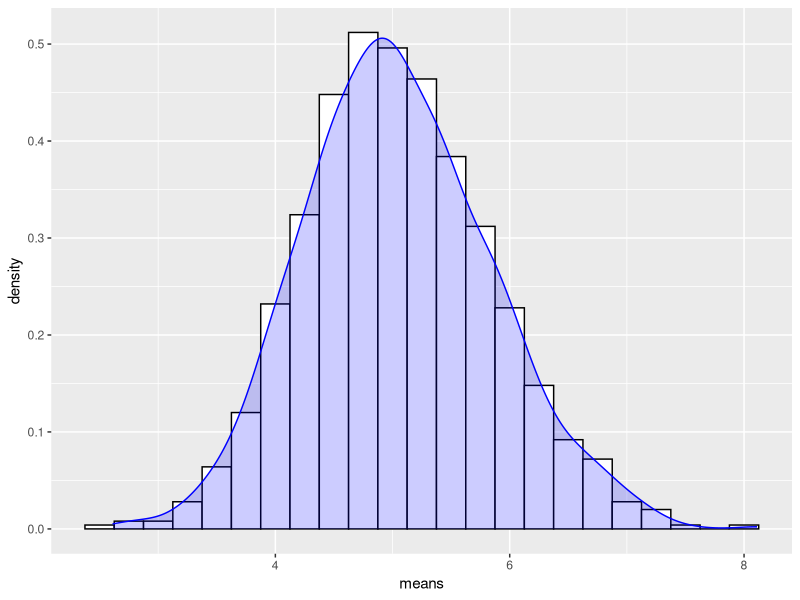
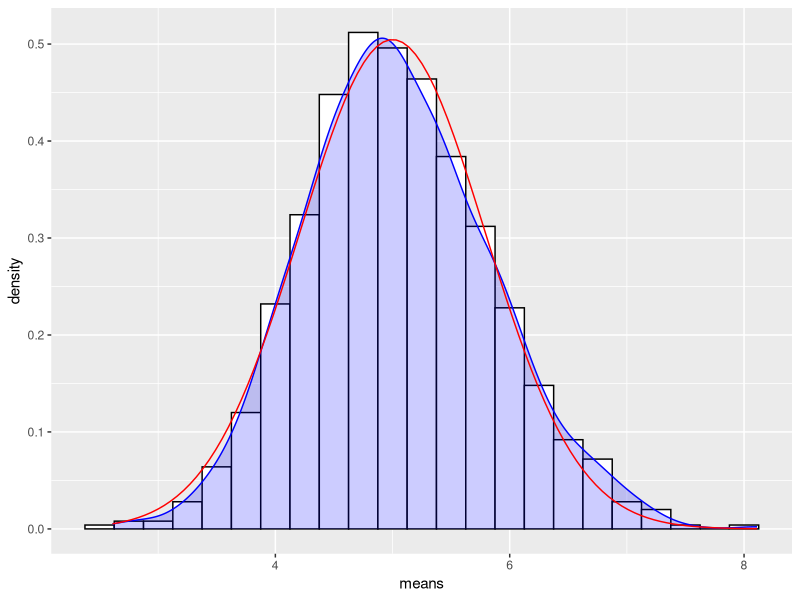

Recreate these plots in R, in order.
## ---- chunk 1
    expSim <- function(nSamples, nMeans){
        expMean <- NULL
        for(i in 1:nMeans) expMean <- c(expMean, mean(rexp(nSamples, 0.2)))
        expMean <- data.frame("means" = expMean)  # for ease of use with ggplot
        return(expMean)
    }
## ---- chunk 2
    library(ggplot2)
    set.seed(333)
    simMeans <- expSim(40, 1000)
    str(simMeans)
    
    simHistogram <- ggplot(simMeans, aes(x=means)) +
        geom_histogram(aes(y=..density..),
                       binwidth = 0.25,
                       color="black", fill="white") +
        geom_density(color="blue", fill="blue", alpha=0.2)
    
    print(simHistogram)
## ---- chunk 3
    sampleMean <- mean(simMeans$means)
    popMean <- 1/0.2
## ---- chunk 4
    Var_X = (1 / 0.2)^2 / 40
    S2 = sd(simMeans$means)^2
## ---- chunk 5
    normHist <- simHistogram + stat_function(fun=dnorm, color="red",
                                             args = list(mean = popMean,
                                                         sd = sqrt(Var_X)))
    print(normHist)
